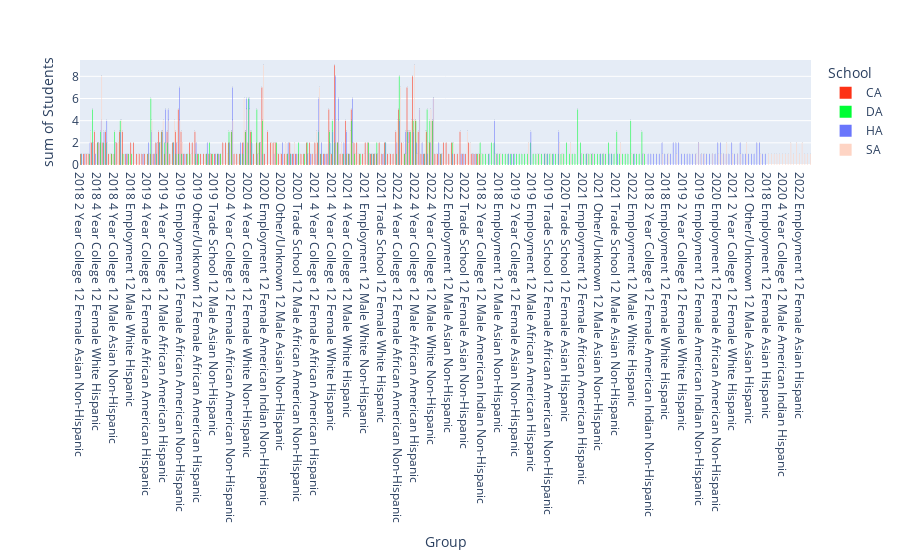

The notebook cell saved with this chart:
### Code cell
grad_outcomes_bar_chart, grad_outcomes_table = create_interactive_bar_chart_and_table(
    data_source_pivot = grad_outcomes_pivot, y_value = 'Students', 
    comparison_values = enrollment_comparisons, 
    color_value = 'School', 
    secondary_differentiator= None)

grad_outcomes_bar_chart

### Figure 1 — Plotly figure (JSON) as saved in the notebook; plotly's stock layout.template omitted (floating-point values rounded to 4 significant figures; data arrays with more than 128 entries replaced by an {"elided": "..."} marker saying what was removed)
{"data": [{"alignmentgroup": "True", "bingroup": "x", "histfunc": "sum", "hovertemplate": "School=CA<br>Group=%{x}<br>sum of Students=%{y}<extra></extra>", "legendgroup": "CA", "marker": {"color": "#FD3216", "pattern": {"shape": ""}}, "name": "CA", "offsetgroup": "CA", "orientation": "v", "showlegend": true, "texttemplate": "%{value}", "type": "histogram", "x": {"elided": "144 str values"}, "xaxis": "x", "y": {"elided": "144 int values"}, "yaxis": "y"}, {"alignmentgroup": "True", "bingroup": "x", "histfunc": "sum", "hovertemplate": "School=DA<br>Group=%{x}<br>sum of Students=%{y}<extra></extra>", "legendgroup": "DA", "marker": {"color": "#00FE35", "pattern": {"shape": ""}}, "name": "DA", "offsetgroup": "DA", "orientation": "v", "showlegend": true, "texttemplate": "%{value}", "type": "histogram", "x": {"elided": "140 str values"}, "xaxis": "x", "y": {"elided": "140 int values"}, "yaxis": "y"}, {"alignmentgroup": "True", "bingroup": "x", "histfunc": "sum", "hovertemplate": "School=HA<br>Group=%{x}<br>sum of Students=%{y}<extra></extra>", "legendgroup": "HA", "marker": {"color": "#6A76FC", "pattern": {"shape": ""}}, "name": "HA", "offsetgroup": "HA", "orientation": "v", "showlegend": true, "texttemplate": "%{value}", "type": "histogram", "x": {"elided": "151 str values"}, "xaxis": "x", "y": {"elided": "151 int values"}, "yaxis": "y"}, {"alignmentgroup": "True", "bingroup": "x", "histfunc": "sum", "hovertemplate": "School=SA<br>Group=%{x}<br>sum of Students=%{y}<extra></extra>", "legendgroup": "SA", "marker": {"color": "#FED4C4", "pattern": {"shape": ""}}, "name": "SA", "offsetgroup": "SA", "orientation": "v", "showlegend": true, "texttemplate": "%{value}", "type": "histogram", "x": {"elided": "131 str values"}, "xaxis": "x", "y": {"elided": "131 int values"}, "yaxis": "y"}], "layout": {"barmode": "group", "legend": {"title": {"text": "School"}, "tracegroupgap": 0}, "margin": {"t": 60}, "xaxis": {"anchor": "y", "domain": [0, 1], "title": {"text": "Group"}}, "yaxis": {"anchor": "x", "domain": [0, 1], "title": {"text": "sum of Students"}}}}
